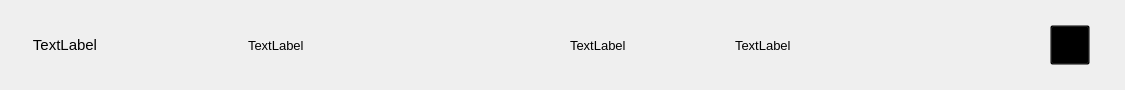
<?xml version="1.0" encoding="UTF-8"?>
<ui version="4.0">
 <class>SongItemWidget</class>
 <widget class="QWidget" name="SongItemWidget">
  <property name="geometry">
   <rect>
    <x>0</x>
    <y>0</y>
    <width>1125</width>
    <height>90</height>
   </rect>
  </property>
  <property name="windowTitle">
   <string>Form</string>
  </property>
  <property name="styleSheet">
   <string notr="true"/>
  </property>
  <widget class="QLabel" name="label_number">
   <property name="geometry">
    <rect>
     <x>30</x>
     <y>10</y>
     <width>70</width>
     <height>70</height>
    </rect>
   </property>
   <property name="font">
    <font>
     <family>Microsoft YaHei UI</family>
     <pointsize>11</pointsize>
    </font>
   </property>
   <property name="styleSheet">
    <string notr="true"/>
   </property>
   <property name="text">
    <string>TextLabel</string>
   </property>
   <property name="alignment">
    <set>Qt::AlignCenter</set>
   </property>
  </widget>
  <widget class="QLabel" name="label_cover">
   <property name="geometry">
    <rect>
     <x>150</x>
     <y>10</y>
     <width>70</width>
     <height>70</height>
    </rect>
   </property>
   <property name="styleSheet">
    <string notr="true">QLabel {
    border-radius: 15px;  /* 设置圆角半径 */
}
</string>
   </property>
   <property name="text">
    <string/>
   </property>
  </widget>
  <widget class="QLabel" name="label_musicName">
   <property name="geometry">
    <rect>
     <x>240</x>
     <y>20</y>
     <width>300</width>
     <height>50</height>
    </rect>
   </property>
   <property name="font">
    <font>
     <family>Microsoft YaHei UI</family>
     <pointsize>10</pointsize>
    </font>
   </property>
   <property name="styleSheet">
    <string notr="true">QLabel {
    border-radius: 10px;  /* 设置圆角半径 */

    padding: 5px;  /* 可选，给文本周围留些空白 */
	
}</string>
   </property>
   <property name="text">
    <string>TextLabel</string>
   </property>
  </widget>
  <widget class="QLabel" name="label_artist">
   <property name="geometry">
    <rect>
     <x>570</x>
     <y>20</y>
     <width>100</width>
     <height>50</height>
    </rect>
   </property>
   <property name="font">
    <font>
     <family>Microsoft YaHei UI</family>
     <pointsize>10</pointsize>
    </font>
   </property>
   <property name="styleSheet">
    <string notr="true"/>
   </property>
   <property name="text">
    <string>TextLabel</string>
   </property>
  </widget>
  <widget class="QLabel" name="label_album">
   <property name="geometry">
    <rect>
     <x>735</x>
     <y>20</y>
     <width>250</width>
     <height>50</height>
    </rect>
   </property>
   <property name="font">
    <font>
     <family>Microsoft YaHei UI</family>
     <pointsize>10</pointsize>
    </font>
   </property>
   <property name="styleSheet">
    <string notr="true"/>
   </property>
   <property name="text">
    <string>TextLabel</string>
   </property>
  </widget>
  <widget class="QToolButton" name="toolButton_delete">
   <property name="geometry">
    <rect>
     <x>1050</x>
     <y>25</y>
     <width>40</width>
     <height>40</height>
    </rect>
   </property>
   <property name="styleSheet">
    <string notr="true">background-color: transparent; /* 设置QListWidget的背景为透明 */</string>
   </property>
   <property name="text">
    <string>...</string>
   </property>
   <property name="icon">
    <iconset resource="resource.qrc">
     <normaloff>:/img/delete.png</normaloff>:/img/delete.png</iconset>
   </property>
   <property name="iconSize">
    <size>
     <width>30</width>
     <height>30</height>
    </size>
   </property>
  </widget>
 </widget>
 <resources>
  <include location="resource.qrc"/>
 </resources>
 <connections/>
</ui>
